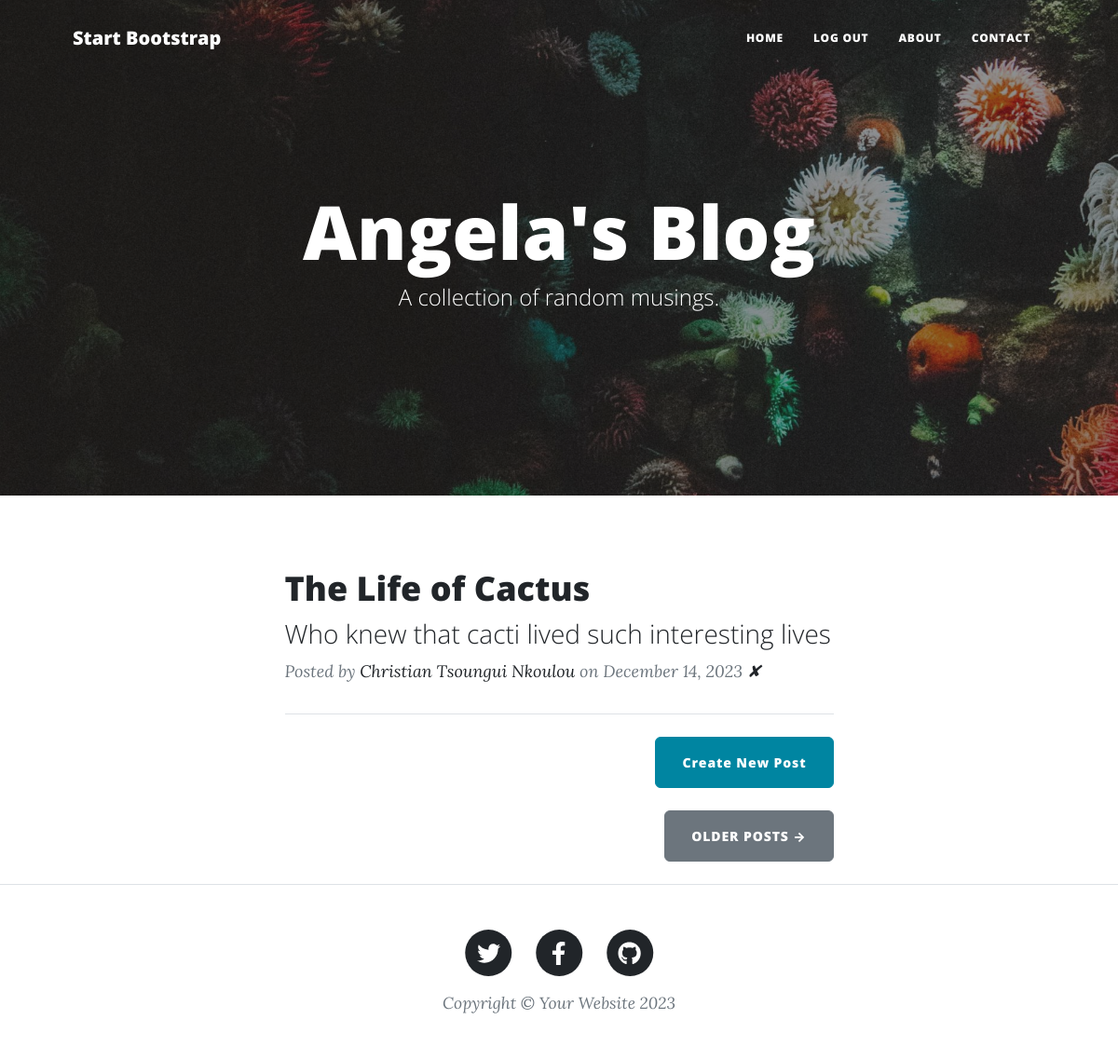
The page / (signed in) on the database its author committed.
### main.py (models this page shows)
class BlogPost(db.Model):
    __tablename__ = "blog_posts"
    id = db.Column(db.Integer, primary_key=True)
    title = db.Column(db.String(250), unique=True, nullable=False)
    subtitle = db.Column(db.String(250), nullable=False)
    date = db.Column(db.String(250), nullable=False)
    body = db.Column(db.Text, nullable=False)
    img_url = db.Column(db.String(250), nullable=False)
    author_id = db.Column(db.Integer, ForeignKey("users.id"))
    author = relationship("User", back_populates='posts')
    comments = relationship("Comment", back_populates='parent_post')

class User(UserMixin, db.Model):
    __tablename__ = "users"
    id = db.Column(db.Integer, primary_key=True)
    email = db.Column(db.String, unique=True)
    password = db.Column(db.String(100))
    name = db.Column(db.String(1000))
    posts = relationship("BlogPost", back_populates="author")
    comments = relationship("Comment", back_populates="comment_author")

### main.py (the view)
@app.route("/")
def get_all_posts():
    result = db.session.execute(db.select(BlogPost))
    posts = result.scalars().all()
    return render_template("index.html", all_posts=posts, logged_in=current_user.is_authenticated,
                           is_admin=check_user_access())

### main.py (called while the page is built)
@login_manager.user_loader
def load_user(user_id):
    with app.app_context():
        user = db.get_or_404(User, user_id)
    return user

def check_user_access():
    is_admin = False
    if current_user.is_authenticated:
        is_admin = current_user.id == 1
    return is_admin

### templates/index.html
{% include "header.html" %}
<header
  class="masthead"
  style="background-image: url('../static/assets/img/home-bg.jpg')"
>
  <div class="container position-relative px-4 px-lg-5">
    <div class="row gx-4 gx-lg-5 justify-content-center">
      <div class="col-md-10 col-lg-8 col-xl-7">
        <div class="site-heading">
          <h1>Angela's Blog</h1>
          <span class="subheading">A collection of random musings.</span>
        </div>
      </div>
    </div>
  </div>
</header>
<div class="container px-4 px-lg-5">
  <div class="row gx-4 gx-lg-5 justify-content-center">
    <div class="col-md-10 col-lg-8 col-xl-7">
      {% for post in all_posts %}
      <div class="post-preview">
        <a href="{{ url_for('show_post', post_id=post.id) }}">
          <h2 class="post-title">{{ post.title }}</h2>
          <h3 class="post-subtitle">{{ post.subtitle }}</h3>
        </a>
        <p class="post-meta">
          Posted by
          <a href="#">{{post.author.name }}</a>
          on {{post.date}}
          {% if is_admin %}
            <a href="{{url_for('delete_post', post_id=post.id) }}">✘</a>
          {% endif %}
        </p>
      </div>
      <hr class="my-4" />
      {% endfor %}
      {% if is_admin %}
        <div class="d-flex justify-content-end mb-4">
          <a
            class="btn btn-primary float-right"
            href="{{url_for('add_new_post')}}"
            >Create New Post</a
          >
        </div>
      {% endif %}
      <div class="d-flex justify-content-end mb-4">
        <a class="btn btn-secondary text-uppercase" href="#!">Older Posts →</a>
      </div>
    </div>
  </div>
</div>
{% include "footer.html" %}

### rows shown on the page
BlogPost: title "The Life of Cactus", subtitle "Who knew that cacti lived such interesting lives", author.name "Christian Tsoungui Nkoulou", date "December 14, 2023"
